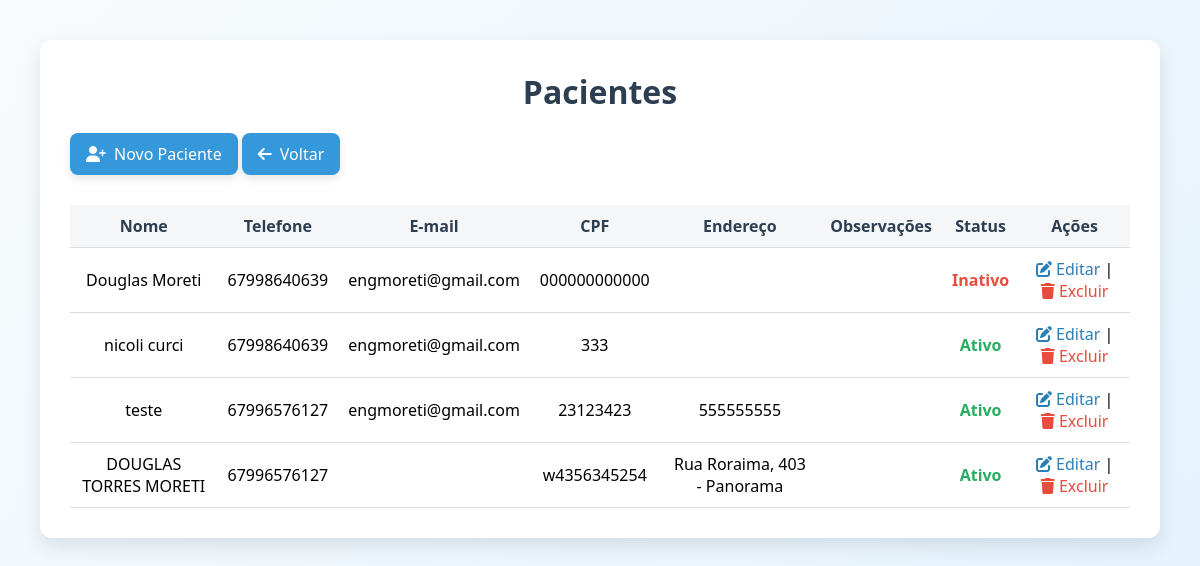
Page /pacientes/listar.php on the earlier database version.
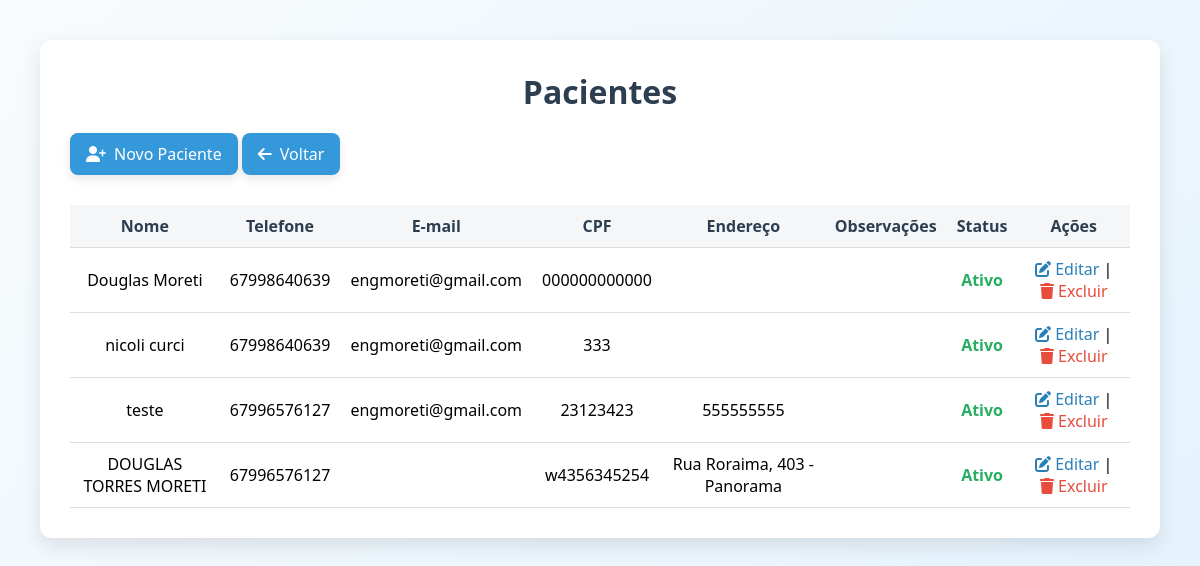
Same page on the later database version.
### tables this page shows
CREATE TABLE pacientes (
    id INTEGER PRIMARY KEY AUTOINCREMENT,
    nome TEXT NOT NULL,
    cpf TEXT UNIQUE,
    data_nascimento DATE,
    telefone TEXT,
    email TEXT,
    endereco TEXT,
    observacoes TEXT,
    created_at DATETIME DEFAULT CURRENT_TIMESTAMP
, ativo INTEGER DEFAULT 1);

### pacientes/listar.php (the view, shortened to what this page needs)
<?php
require_once '../config/conexao.php';
$stmt = $db->query("SELECT * FROM pacientes");
$pacientes = $stmt->fetchAll(PDO::FETCH_ASSOC);
?>
<!DOCTYPE html>
<html lang="pt-br">
<head>
    <link rel="stylesheet" href="../assets/css/style-listar-pacientes.css">
    <link rel="stylesheet" href="https://cdnjs.cloudflare.com/ajax/libs/font-awesome/6.5.0/css/all.min.css">
</head>
<body id="pacientes-body">
    <div id="pacientes-container">
        <h2 id="pacientes-title">Pacientes</h2>
        <a href="novo.php" class="pacientes-btn pacientes-btn-novo">
            <i class="fa-solid fa-user-plus"></i> Novo Paciente
        </a>
        <a href="../index.php" class="pacientes-btn pacientes-btn-voltar">
            <i class="fa-solid fa-arrow-left"></i>Voltar
        </a>
        <table id="pacientes-table">
            <thead>
                <tr>
                    <th>Nome</th>
                    <th>Telefone</th>
                    <th>E-mail</th>
                    <th>CPF</th>
                    <th>Endereço</th>
                    <th>Observações</th>
                    <th>Status</th>
                    <th>Ações</th>
                </tr>
            </thead>
            <tbody>
                <?php foreach ($pacientes as $p): ?>
                    <tr>
                        <td><?= htmlspecialchars($p['nome']) ?></td>
                        <td><?= $p['telefone'] ?></td>
                        <td><?= $p['email'] ?></td>
                        <td><?= $p['cpf'] ?></td>
                        <td><?= $p['endereco'] ?></td>
                        <td><?= $p['observacoes'] ?></td>
                        <td class="<?= $p['ativo'] ? 'paciente-status-ativo' : 'paciente-status-inativo' ?>">
                            <?= $p['ativo'] ? 'Ativo' : 'Inativo' ?>
                        </td>
                        <td class="pacientes-acoes">
                            <a href="editar.php?id=<?= $p['id'] ?>" class="pacientes-btn-editar">
                                <i class="fa-solid fa-pen-to-square"></i> Editar
                            </a>
                            |
                            <a href="excluir.php?id=<?= $p['id'] ?>" class="pacientes-btn-excluir" onclick="return confirmarExclusao()">
                                <i class="fa-solid fa-trash"></i> Excluir
                            </a>
                        </td>
                    </tr>
                <?php endforeach; ?>
            </tbody>
        </table>
    </div>
</body>
</html>

### assets/css/style-listar-pacientes.css (style rules this page uses)
* { margin: 0; padding: 0; box-sizing: border-box; font-family: "Segoe UI", Tahoma, Geneva, Verdana, sans-serif; }
#pacientes-body { background: linear-gradient(135deg, #f8fbfd, #e3f2fd); min-height: 100vh; display: flex; justify-content: center; align-items: flex-start; padding: 40px; }
#pacientes-container { background: #ffffff; padding: 30px; border-radius: 12px; box-shadow: 0 8px 20px rgba(0,0,0,0.1); width: 100%; animation: fadeIn 0.8s ease-in-out; overflow: auto; }
#pacientes-title { font-size: 2rem; color: #2c3e50; margin-bottom: 20px; font-weight: 600; text-align: center; }
.pacientes-btn { display: inline-flex; align-items: center; gap: 8px; padding: 10px 16px; text-decoration: none; background: #3498db; color: #fff; border-radius: 8px; font-size: 1rem; font-weight: 500; transition: all 0.3s ease; box-shadow: 0 4px 10px rgba(0,0,0,0.1); margin-bottom: 20px; }
#pacientes-table { width: 100%; border-collapse: collapse; margin-top: 10px; overflow: auto; }
#pacientes-table th, #pacientes-table td { padding: 10px; text-align: center; border-bottom: 1px solid #ddd; }
#pacientes-table th { background: #f4f6f8; color: #2c3e50; font-weight: 600; }
.paciente-status-ativo { color: #27ae60; font-weight: bold; }
.pacientes-btn-editar { color: #2980b9; text-decoration: none; font-weight: 500; transition: color 0.3s ease; }
.pacientes-btn-excluir { color: #e74c3c; text-decoration: none; font-weight: 500; transition: color 0.3s ease; }
.pacientes-btn i, .pacientes-btn-editar i, .pacientes-btn-excluir i .pacientes-btn-voltar i { font-size: 1rem; }
.paciente-status-inativo { color: #e74c3c; font-weight: bold; }

Differences in the rows shown:
changed pacientes "Douglas Moreti": ativo "Inativo" → "Ativo"
